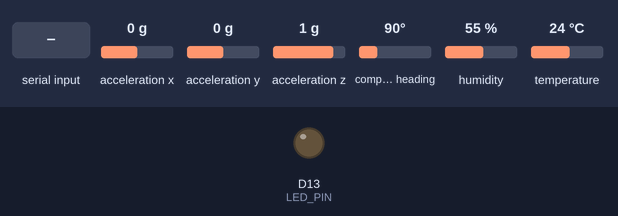
A sketch run on a simulated Arduino Nano 33 BLE. Parts: output pins drawn as LEDs (lit = HIGH). The inputs (shaded band) are chosen by the test bench; at power-on: acceleration x 0 g, acceleration y 0 g, acceleration z 1 g, compass heading 90°, humidity 55 %, temperature 24 °C. What the sketch prints to the serial monitor is not drawn.

Above: at 3.9 s.
4.0 s: "RESET\n" received over Serial
At 5.92 s:
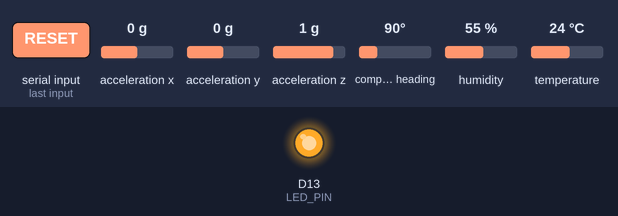
8.5 s: "CALIBRATE\n" received over Serial
At 11.1 s:
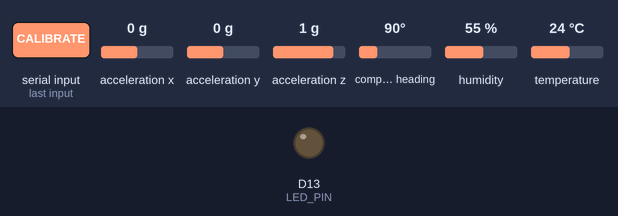
Timing chart, 0 to 17.5 s (numbered marks = the images above; inputs shaded):
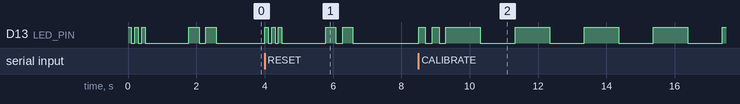

Measured:
- after the input at 4.0 s, D13 (LED_PIN): LOW → HIGH at once, → LOW 0.10 s later, → HIGH 0.10 s later, → LOW 0.10 s later, … (10 changes in this stretch)
- after the input at 8.5 s, D13 (LED_PIN): goes HIGH 0.20 s, LOW 0.20 s, HIGH 0.20 s, LOW 0.20 s, 4 × (HIGH 1.0 s, LOW 1.0 s), then HIGH, starting at once

The sketch:

telescope_sensors.ino
```cpp
/**
 * Telescope Sensors - Arduino Nano BLE33 Sense
 *
 * This sketch reads data from the onboard sensors and outputs them via serial USB.
 * Supports serial commands for reset, status, and calibration.
 *
 * Sensors Used:
 * - LSM9DS1 IMU: Accelerometer (3-axis) + Magnetometer (3-axis)
 * - HTS221: Humidity + Temperature
 *
 * Output Format (tab-separated, newline terminated):
 * aX\taY\taZ\tmX\tmY\tmZ\ttemperature\thumidity\r\n
 *
 * Serial Commands:
 * - RESET     : Reinitialize all sensors
 * - STATUS    : Report sensor status and configuration
 * - CALIBRATE : Run magnetometer calibration (collect samples while rotating)
 * - STOP      : Pause sensor output
 * - START     : Resume sensor output
 *
 * Units:
 * - Accelerometer: g (gravitational acceleration)
 * - Magnetometer: µT (micro-Tesla)
 * - Temperature: °C
 * - Humidity: %RH (relative humidity)
 *
 * Serial Baud Rate: 115200
 *
 * Libraries Required:
 * - Arduino_LSM9DS1 (IMU)
 * - Arduino_HTS221 (Humidity & Temperature)
 *
 * Purpose:
 * The accelerometer data is used to calculate the altitude (ALT) angle of the
 * Optical Tube Assembly (OTA). The magnetometer data determines the azimuth (AZ)
 * direction. Temperature and humidity provide environmental context.
 *
 * @author Mark
 * @date 2025-12-26
 */

#include <Arduino_LSM9DS1.h>
#include <Arduino_HTS221.h>

// Configuration
const unsigned long SAMPLE_INTERVAL_MS = 100;  // 10 Hz sampling rate
const long SERIAL_BAUD_RATE = 115200;
const int LED_PIN = LED_BUILTIN;               // Onboard LED for status
const int WARMUP_SAMPLES = 10;                 // Samples to discard during warmup
const int CALIBRATION_SAMPLES = 600;           // Samples for magnetometer calibration (60 sec)

// Sensor data storage
float accelX, accelY, accelZ;  // Accelerometer values in g
float magX, magY, magZ;        // Magnetometer values in µT
float temperature;              // Temperature in °C
float humidity;                 // Relative humidity in %

// Magnetometer calibration offsets (hard-iron correction)
float magOffsetX = 0.0;
float magOffsetY = 0.0;
float magOffsetZ = 0.0;

// Sensor status
bool imuInitialized = false;
bool htsInitialized = false;
bool outputEnabled = true;

// Command buffer
String commandBuffer = "";

// Timing
unsigned long lastSampleTime = 0;

/**
 * Blink the LED a specified number of times.
 *
 * Args:
 *     times: Number of blinks.
 *     onMs: LED on duration in milliseconds.
 *     offMs: LED off duration in milliseconds.
 */
void blinkLED(int times, int onMs = 100, int offMs = 100) {
    for (int i = 0; i < times; i++) {
        digitalWrite(LED_PIN, HIGH);
        delay(onMs);
        digitalWrite(LED_PIN, LOW);
        delay(offMs);
    }
}

/**
 * Initialize the IMU sensor (LSM9DS1).
 *
 * Returns:
 *     true if initialization successful, false otherwise.
 */
bool initIMU() {
    Serial.println("INFO: Initializing LSM9DS1 IMU...");
    Serial.flush();

    // Skip IMU.end() - can cause I2C hang on fresh boot
    // Just try to begin directly
    Serial.println("DEBUG: Calling IMU.begin()...");
    Serial.flush();

    // IMU.begin() can hang if sensor is not responding
    if (!IMU.begin()) {
        Serial.println("ERROR: Failed to initialize LSM9DS1 IMU!");
        Serial.flush();
        imuInitialized = false;
        return false;
    }
    Serial.println("DEBUG: IMU.begin() returned OK");
    Serial.flush();

    // Warm-up: discard initial readings
    Serial.println("INFO: IMU warm-up...");
    for (int i = 0; i < WARMUP_SAMPLES; i++) {
        while (!IMU.accelerationAvailable()) delay(10);
        IMU.readAcceleration(accelX, accelY, accelZ);
        while (!IMU.magneticFieldAvailable()) delay(10);
        IMU.readMagneticField(magX, magY, magZ);
        delay(50);
    }

    imuInitialized = true;
    Serial.println("OK: IMU initialized");
    return true;
}

/**
 * Initialize the HTS221 humidity/temperature sensor.
 *
 * Returns:
 *     true if initialization successful, false otherwise.
 */
bool initHTS() {
    Serial.println("INFO: Initializing HTS221 sensor...");

    // End any existing connection first
    HTS.end();
    delay(100);

    if (!HTS.begin()) {
        Serial.println("ERROR: Failed to initialize HTS221 sensor!");
        htsInitialized = false;
        return false;
    }

    // Warm-up: discard initial readings
    Serial.println("INFO: HTS warm-up...");
    for (int i = 0; i < WARMUP_SAMPLES; i++) {
        HTS.readTemperature();
        HTS.readHumidity();
        delay(50);
    }

    htsInitialized = true;
    Serial.println("OK: HTS221 initialized");
    return true;
}

/**
 * Initialize all sensors with LED feedback.
 *
 * Performs full initialization sequence:
 * - 3 quick blinks: starting init
 * - Initialize IMU
 * - Initialize HTS
 * - 2 long blinks: success, 5 rapid blinks: failure
 */
void initAllSensors() {
    Serial.println("INFO: Starting sensor initialization sequence...");
    blinkLED(3, 100, 100);  // Starting init

    bool success = true;

    if (!initIMU()) {
        success = false;
    }

    if (!initHTS()) {
        success = false;
    }

    if (success) {
        Serial.println("OK: All sensors initialized successfully");
        blinkLED(2, 300, 200);  // Success pattern
    } else {
        Serial.println("WARNING: Some sensors failed to initialize");
        blinkLED(5, 50, 50);  // Failure pattern
    }
}

/**
 * Report current sensor status and configuration.
 */
void reportStatus() {
    Serial.println("=== SENSOR STATUS ===");
    Serial.print("IMU (LSM9DS1): ");
    Serial.println(imuInitialized ? "OK" : "FAILED");
    Serial.print("HTS221: ");
    Serial.println(htsInitialized ? "OK" : "FAILED");
    Serial.print("Output: ");
    Serial.println(outputEnabled ? "ENABLED" : "PAUSED");
    Serial.print("Sample Rate: ");
    Serial.print(1000 / SAMPLE_INTERVAL_MS);
    Serial.println(" Hz");
    Serial.print("Mag Offsets (X,Y,Z): ");
    Serial.print(magOffsetX, 2);
    Serial.print(", ");
    Serial.print(magOffsetY, 2);
    Serial.print(", ");
    Serial.println(magOffsetZ, 2);

    // Current readings
    Serial.println("--- Current Readings ---");
    Serial.print("Accel (g): ");
    Serial.print(accelX, 2);
    Serial.print(", ");
    Serial.print(accelY, 2);
    Serial.print(", ");
    Serial.println(accelZ, 2);
    Serial.print("Mag (uT): ");
    Serial.print(magX, 2);
    Serial.print(", ");
    Serial.print(magY, 2);
    Serial.print(", ");
    Serial.println(magZ, 2);
    Serial.print("Temp: ");
    Serial.print(temperature, 1);
    Serial.println(" C");
    Serial.print("Humidity: ");
    Serial.print(humidity, 1);
    Serial.println(" %RH");
    Serial.println("=====================");
}

/**
 * Run magnetometer calibration routine.
 *
 * Collects samples while user rotates device, then calculates
 * hard-iron offsets as the center of the min/max envelope.
 */
void runCalibration() {
    Serial.println("=== MAGNETOMETER CALIBRATION ===");
    Serial.println("Rotate the sensor slowly in all directions.");
    Serial.println("Collecting samples...");

    float minX = 99999, maxX = -99999;
    float minY = 99999, maxY = -99999;
    float minZ = 99999, maxZ = -99999;
    float mx, my, mz;

    blinkLED(2, 200, 200);  // Starting calibration

    for (int i = 0; i < CALIBRATION_SAMPLES; i++) {
        // Wait for magnetometer data
        while (!IMU.magneticFieldAvailable()) delay(10);
        IMU.readMagneticField(mx, my, mz);

        // Track min/max
        if (mx < minX) minX = mx;
        if (mx > maxX) maxX = mx;
        if (my < minY) minY = my;
        if (my > maxY) maxY = my;
        if (mz < minZ) minZ = mz;
        if (mz > maxZ) maxZ = mz;

        // Progress indicator
        if (i % 10 == 0) {
            Serial.print(".");
            digitalWrite(LED_PIN, !digitalRead(LED_PIN));
        }

        delay(100);  // 10 Hz sampling
    }

    digitalWrite(LED_PIN, LOW);
    Serial.println();

    // Calculate offsets (center of envelope)
    magOffsetX = (maxX + minX) / 2.0;
    magOffsetY = (maxY + minY) / 2.0;
    magOffsetZ = (maxZ + minZ) / 2.0;

    Serial.println("Calibration complete!");
    Serial.print("New offsets (X,Y,Z): ");
    Serial.print(magOffsetX, 2);
    Serial.print(", ");
    Serial.print(magOffsetY, 2);
    Serial.print(", ");
    Serial.println(magOffsetZ, 2);
    Serial.println("================================");

    blinkLED(3, 300, 100);  // Calibration complete
}

/**
 * Process incoming serial commands.
 *
 * Supported commands:
 * - RESET: Reinitialize all sensors
 * - STATUS: Report sensor status
 * - CALIBRATE: Run magnetometer calibration
 * - STOP: Pause sensor output
 * - START: Resume sensor output
 */
void processCommand(String cmd) {
    cmd.trim();
    cmd.toUpperCase();

    if (cmd == "RESET") {
        Serial.println("CMD: Resetting sensors...");
        initAllSensors();
    }
    else if (cmd == "STATUS") {
        reportStatus();
    }
    else if (cmd == "CALIBRATE") {
        runCalibration();
    }
    else if (cmd == "STOP") {
        outputEnabled = false;
        Serial.println("CMD: Output paused");
    }
    else if (cmd == "START") {
        outputEnabled = true;
        Serial.println("CMD: Output resumed");
    }
    else if (cmd.length() > 0) {
        Serial.print("ERROR: Unknown command: ");
        Serial.println(cmd);
        Serial.println("Available: RESET, STATUS, CALIBRATE, STOP, START");
    }
}

/**
 * Check for and process any incoming serial commands.
 */
void checkSerialCommands() {
    while (Serial.available()) {
        char c = Serial.read();
        if (c == '\n' || c == '\r') {
            if (commandBuffer.length() > 0) {
                processCommand(commandBuffer);
                commandBuffer = "";
            }
        } else {
            commandBuffer += c;
        }
    }
}

/**
 * Initialize all sensors and serial communication.
 *
 * Sets up:
 * - Serial at 115200 baud
 * - LED for status indication
 * - LSM9DS1 IMU for accelerometer and magnetometer
 * - HTS221 for humidity and temperature
 *
 * Includes warm-up sequence and LED feedback.
 */
void setup() {
    // Initialize LED
    pinMode(LED_PIN, OUTPUT);
    digitalWrite(LED_PIN, HIGH);  // LED ON during setup

    // Initialize serial communication
    Serial.begin(SERIAL_BAUD_RATE);

    // Wait for serial connection with 3 second timeout
    // This prevents blocking forever if no serial monitor is connected
    unsigned long serialWaitStart = millis();
    while (!Serial && (millis() - serialWaitStart < 3000)) {
        delay(100);
    }

    // IMMEDIATE debug output - this should appear first
    Serial.println("DEBUG: Serial connected");
    Serial.println("DEBUG: Starting setup...");
    Serial.flush();

    Serial.println();
    Serial.println("==============================");
    Serial.println("Telescope Sensors v1.2-debug");
    Serial.println("Arduino Nano BLE33 Sense");
    Serial.println("==============================");
    Serial.flush();

    // Initialize all sensors with full sequence
    Serial.println("DEBUG: About to init sensors...");
    Serial.flush();

    initAllSensors();

    Serial.println();
    Serial.println("DEBUG: Init complete, starting loop");
    Serial.flush();

    digitalWrite(LED_PIN, LOW);  // LED OFF when setup done
}

/**
 * Main loop - continuously reads sensors and outputs data.
 *
 * Reads accelerometer, magnetometer, temperature, and humidity at the
 * configured sample rate and outputs tab-separated values over serial.
 * Also checks for incoming serial commands.
 */
void loop() {
    // Check for serial commands
    checkSerialCommands();

    unsigned long currentTime = millis();

    // Check if it's time for a new sample
    if (outputEnabled && (currentTime - lastSampleTime >= SAMPLE_INTERVAL_MS)) {
        lastSampleTime = currentTime;

        // Read accelerometer data
        if (imuInitialized && IMU.accelerationAvailable()) {
            IMU.readAcceleration(accelX, accelY, accelZ);
        }

        // Read magnetometer data (apply calibration offsets)
        if (imuInitialized && IMU.magneticFieldAvailable()) {
            float rawX, rawY, rawZ;
            IMU.readMagneticField(rawX, rawY, rawZ);
            magX = rawX - magOffsetX;
            magY = rawY - magOffsetY;
            magZ = rawZ - magOffsetZ;
        }

        // Read temperature and humidity
        if (htsInitialized) {
            temperature = HTS.readTemperature();
            humidity = HTS.readHumidity();
        }

        // Output data in tab-separated format
        outputSensorData();
    }
}

/**
 * Output all sensor data as tab-separated values.
 *
 * Format: aX\taY\taZ\tmX\tmY\tmZ\ttemperature\thumidity\r\n
 *
 * This matches the expected format for the Python notebook parsing code.
 */
void outputSensorData() {
    // Accelerometer (3 values)
    Serial.print(accelX, 2);
    Serial.print("\t");
    Serial.print(accelY, 2);
    Serial.print("\t");
    Serial.print(accelZ, 2);
    Serial.print("\t");

    // Magnetometer (3 values)
    Serial.print(magX, 2);
    Serial.print("\t");
    Serial.print(magY, 2);
    Serial.print("\t");
    Serial.print(magZ, 2);
    Serial.print("\t");

    // Temperature
    Serial.print(temperature, 2);
    Serial.print("\t");

    // Humidity
    Serial.println(humidity, 2);  // println adds \r\n
}
```
